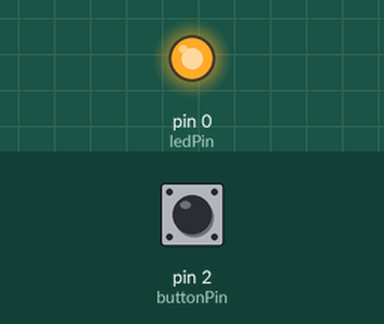
Recording of a sketch running on a simulated Arduino Uno, built with avr-gcc and run on an emulated ATmega328P. On the bench: output pins drawn as LEDs (lit = HIGH). Inputs (shaded band) come from the test bench; at power-on: pin 2 (buttonPin) HIGH.

Above: at 1.2 s.
1.3 s: pin 2 (buttonPin) pulled LOW for 0.15 s
At 1.37 s:
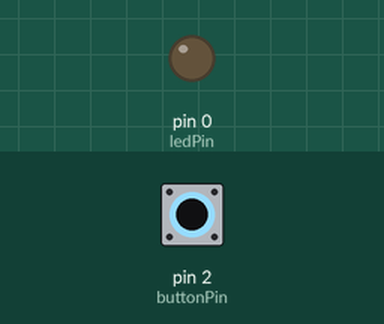
2.9 s: pin 2 (buttonPin) pulled LOW for 3.2 s
At 6.8 s:
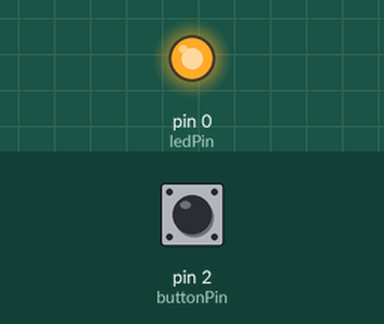
Timing chart, 0 to 8.3 s (numbered marks = the images above; inputs shaded):
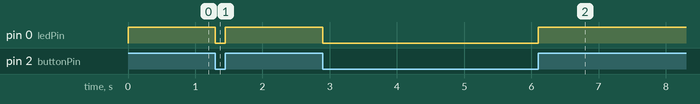

Measured:
- after the input at 1.3 s, pin 0 (ledPin): HIGH → LOW at once, → HIGH 0.15 s later
- after the input at 2.9 s, pin 0 (ledPin): HIGH → LOW at once, → HIGH 3.2 s later

The sketch:

Button_test.ino
```cpp
int buttonPin = 2;     // the number of the pushbutton pin
int ledPin =  0;       // the number of the LED pin

// variables will change:
int buttonState = 0;         // variable for reading the pushbutton status

void setup() {
  // initialize the LED pin as an output:
  pinMode(ledPin, OUTPUT);
  // initialize the pushbutton pin as an input:
  pinMode(buttonPin, INPUT_PULLUP);
}

void loop() {
  // read the state of the pushbutton value:
  buttonState = digitalRead(buttonPin);

  // check if the pushbutton is pressed. If it is, the buttonState is HIGH:
  if (buttonState == HIGH) {
    // turn LED on:
    digitalWrite(ledPin, HIGH);
  } else {
    // turn LED off:
    digitalWrite(ledPin, LOW);
  }
}
```
